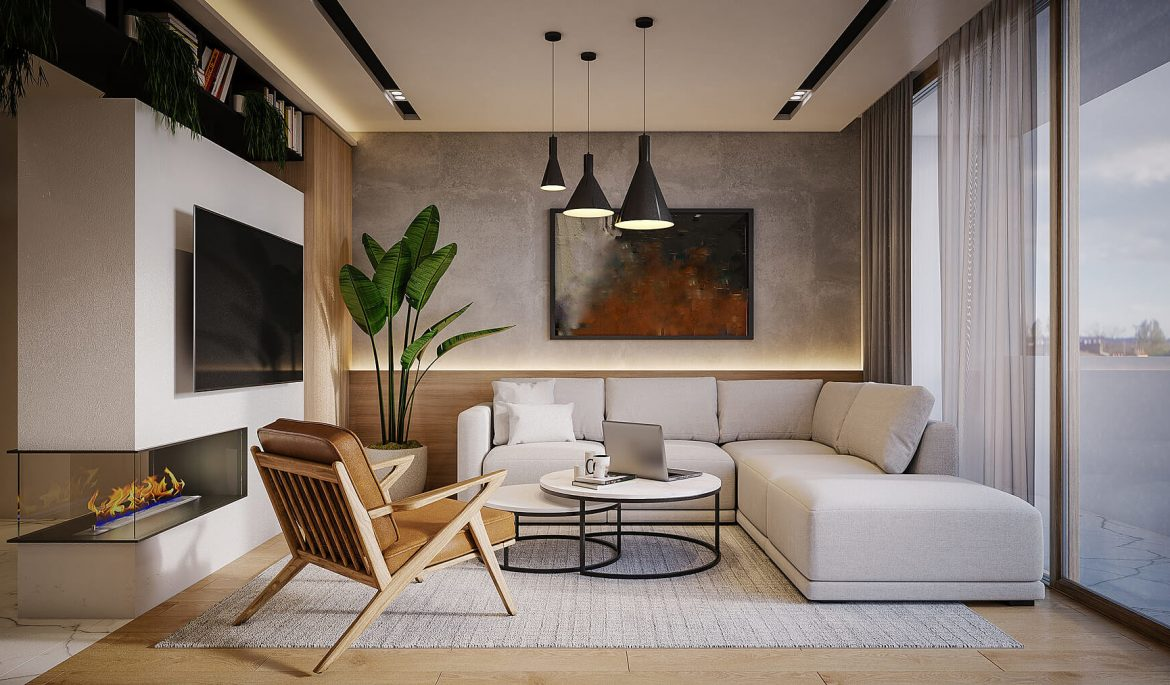
#> input picture img/Sala1.jpg, 1170 x 685 px
$ python shitomasi.py
#> lines starting #> are read from the running program, lines starting #| are printed output that depends on the picture; after the words box and inside, x2 and y2 are one past the last pixel; in counts of white or black regions, pixels touching at a corner belong together
import cv2
import numpy as np

img_paths = ["./img/Sala1.jpg", "./img/Sala2.jpg", "./img/Sala3.jpeg"]


def ShiTomasi(imagem_path,maxC,Qlevel,mDistance,window_name):
#> called with imagem_path = './img/Sala1.jpg', maxC = 100, Qlevel = 0.01, mDistance = 10, window_name = 'Image 1 - Shi-Tomasi 1'
    imagem = cv2.imread(imagem_path, cv2.IMREAD_GRAYSCALE)
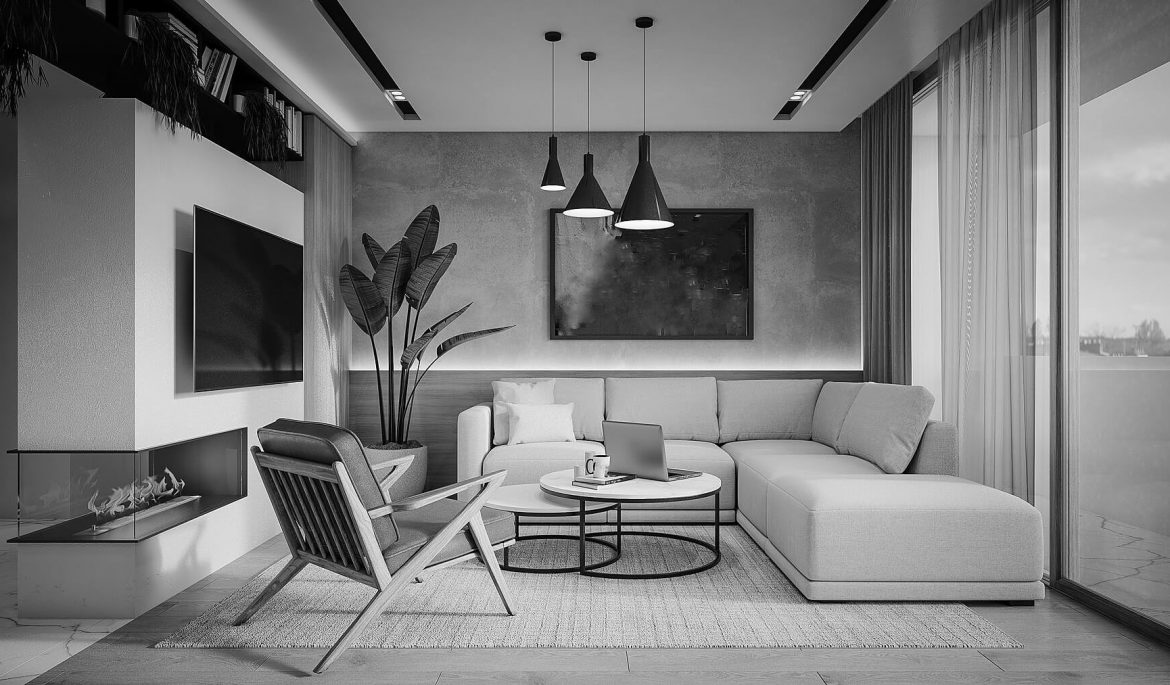
#> imagem: shape (685, 1170); min 0, max 255, mean 125

    # Aplicar o detector Shi-Tomasi
    cantos = cv2.goodFeaturesToTrack(imagem, maxCorners=maxC, qualityLevel=Qlevel, minDistance=mDistance)
#> cantos = 100 rows, first 8: [673, 224], [613, 212], [615, 224], [862, 369], [262, 450], [519, 516], [456, 494], [519, 535]
    cantos = np.intp(cantos)

    # Marcar os cantos na imagem
    for canto in cantos:
        x, y = canto.ravel()
        cv2.circle(imagem, (x, y), 3, 255, -1)
#> this loop made 100 passes
#> (x, y) on passes 1 to 12: (673, 224), (613, 212), (615, 224), (862, 369), (262, 450), (519, 516), (456, 494), (519, 535), (492, 545), (246, 428), (604, 453), (564, 213)
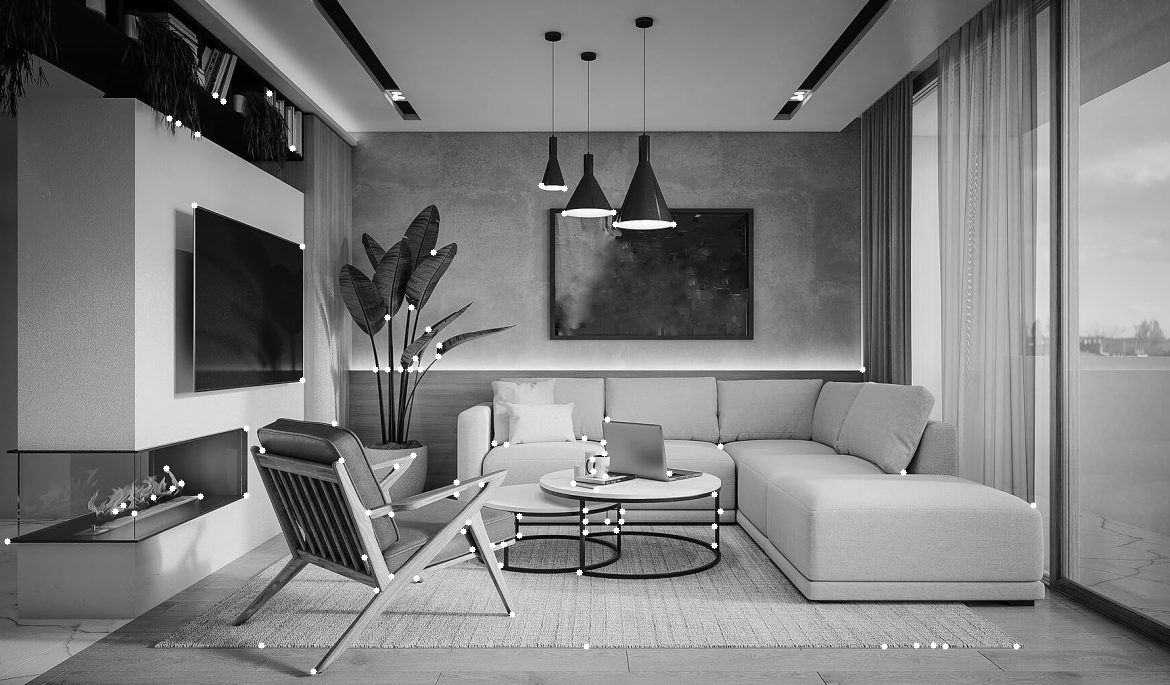
#> imagem: shape (685, 1170); 0.36% of pixels changed, all inside (x1, y1, x2, y2) = (4, 90, 1037, 675)

    cv2.imshow(window_name, imagem)

parametros = [(100,0.01,10),
              (50,0.05,5),
              (25,0.1,20)]

for idx, img_path in enumerate(img_paths):
    for jdx, (maxC, Qlevel, mDistance) in enumerate(parametros):
        window_name = f'Image {idx+1} - Shi-Tomasi {jdx+1}'
        ShiTomasi(img_path, maxC, Qlevel, mDistance, window_name)
#> pass 2 of the loop `for idx, img_path in enumerate(img_paths):`:
#> window_name = 'Image 2 - Shi-Tomasi 1'
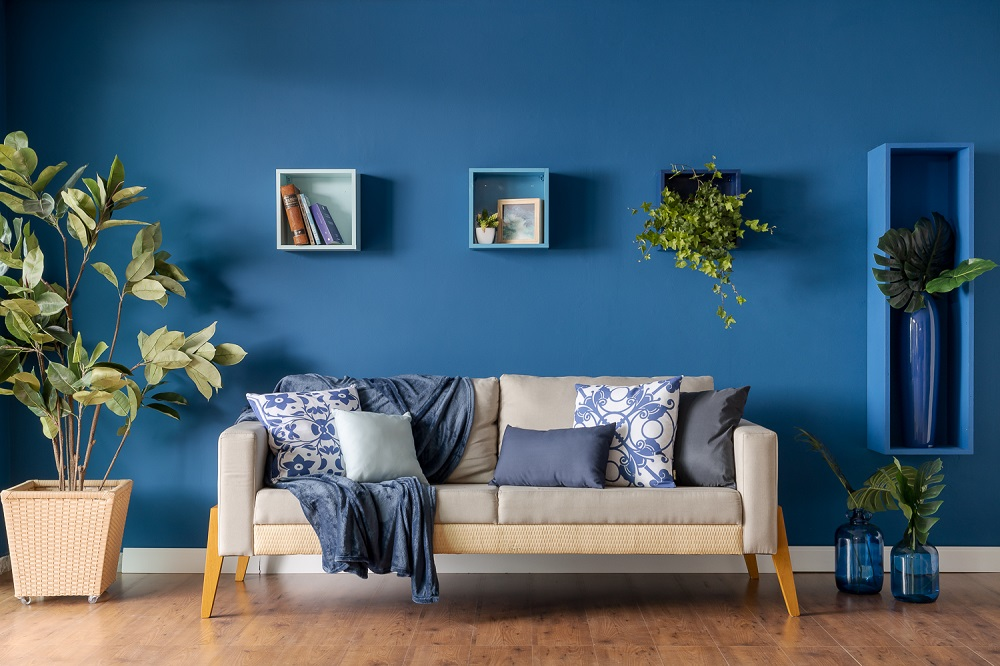
#> input picture img/Sala2.jpg, 1000 x 666 px
#> in ShiTomasi (call 4), `imagem = cv2.imread(imagem_path, cv2.IMREAD_GRAYSCALE)`:
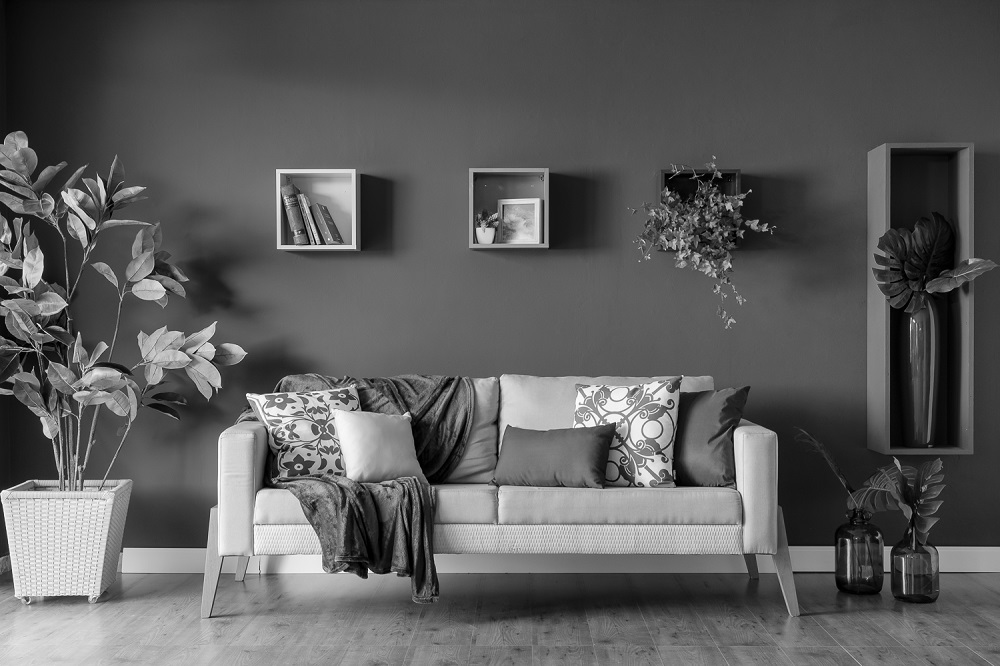
#> imagem: shape (666, 1000); min 0, max 255, mean 93.5
#> cantos = 100 rows, first 8: [315, 244], [67, 304], [247, 394], [750, 190], [614, 423], [368, 568], [2, 143], [2, 241]
#> the loop in ShiTomasi (call 4), `for canto in cantos:` made 100 passes
#> after the loop in ShiTomasi (call 4), `for canto in cantos:`:
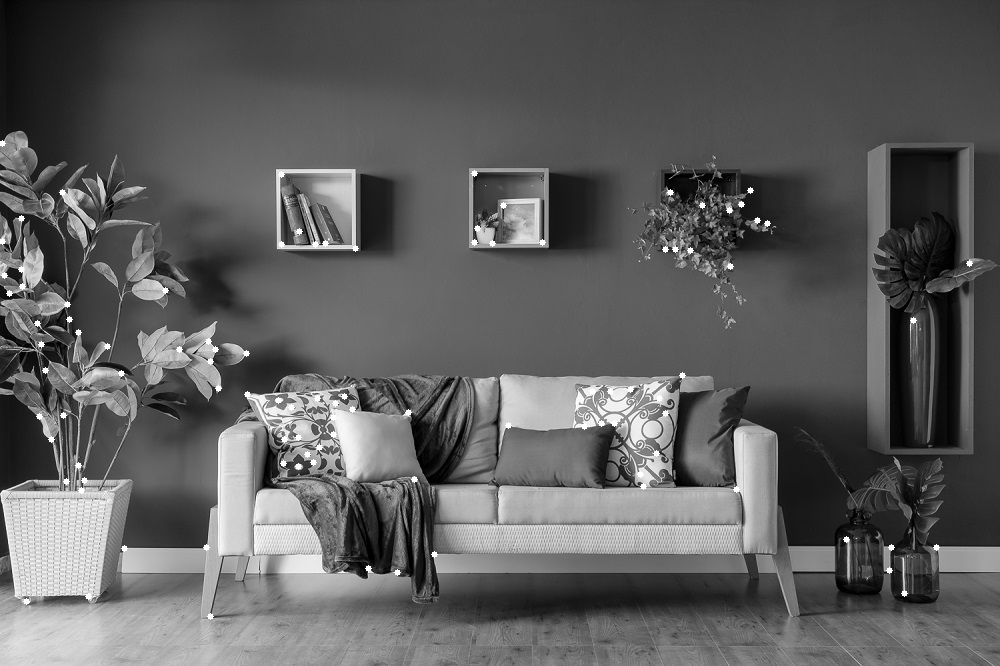
#> imagem: shape (666, 1000); 0.43% of pixels changed, all inside (x1, y1, x2, y2) = (0, 140, 973, 620)
#> pass 3 of the loop `for idx, img_path in enumerate(img_paths):`:
#> window_name = 'Image 3 - Shi-Tomasi 1'
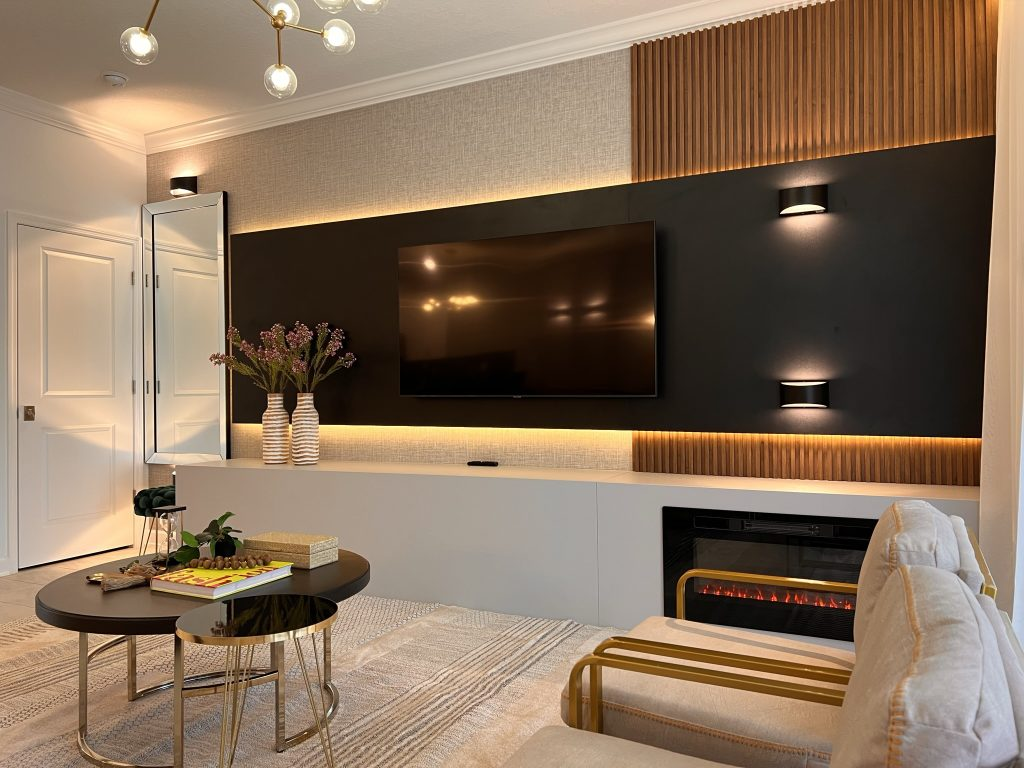
#> input picture img/Sala3.jpeg, 1024 x 768 px
#> in ShiTomasi (call 7), `imagem = cv2.imread(imagem_path, cv2.IMREAD_GRAYSCALE)`:
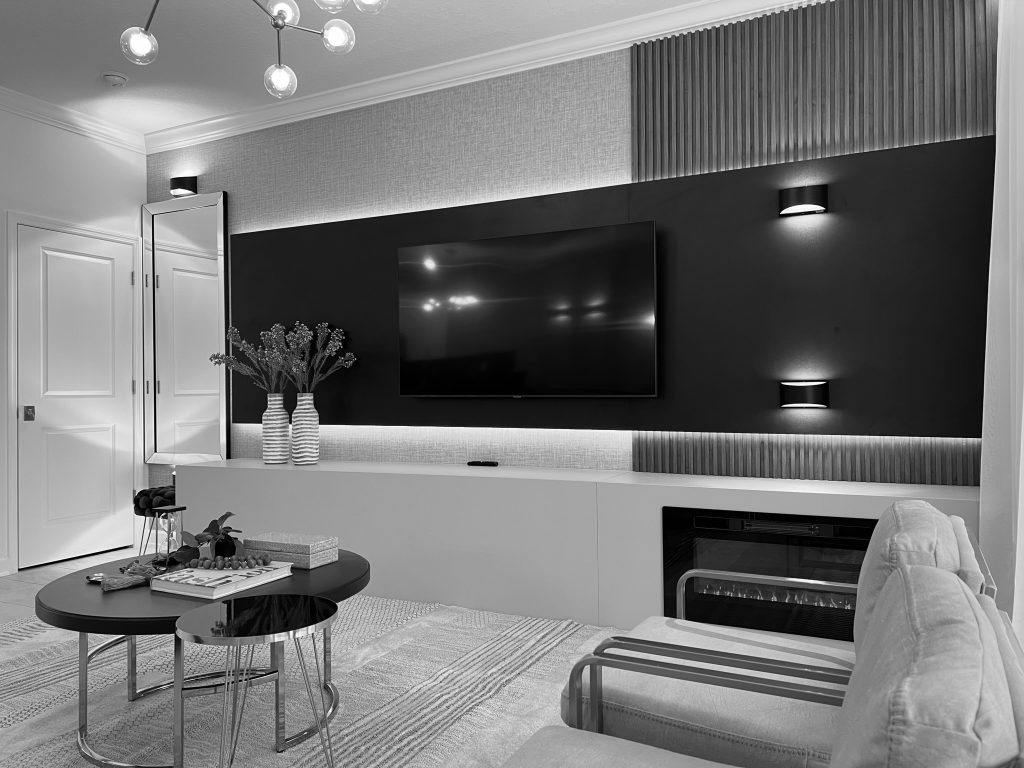
#> imagem: shape (768, 1024); min 0, max 255, mean 117.2
#> cantos = 100 rows, first 8: [780, 213], [824, 208], [145, 517], [155, 452], [319, 423], [261, 422], [290, 423], [18, 569]
#> the loop in ShiTomasi (call 7), `for canto in cantos:` made 100 passes
#> after the loop in ShiTomasi (call 7), `for canto in cantos:`:
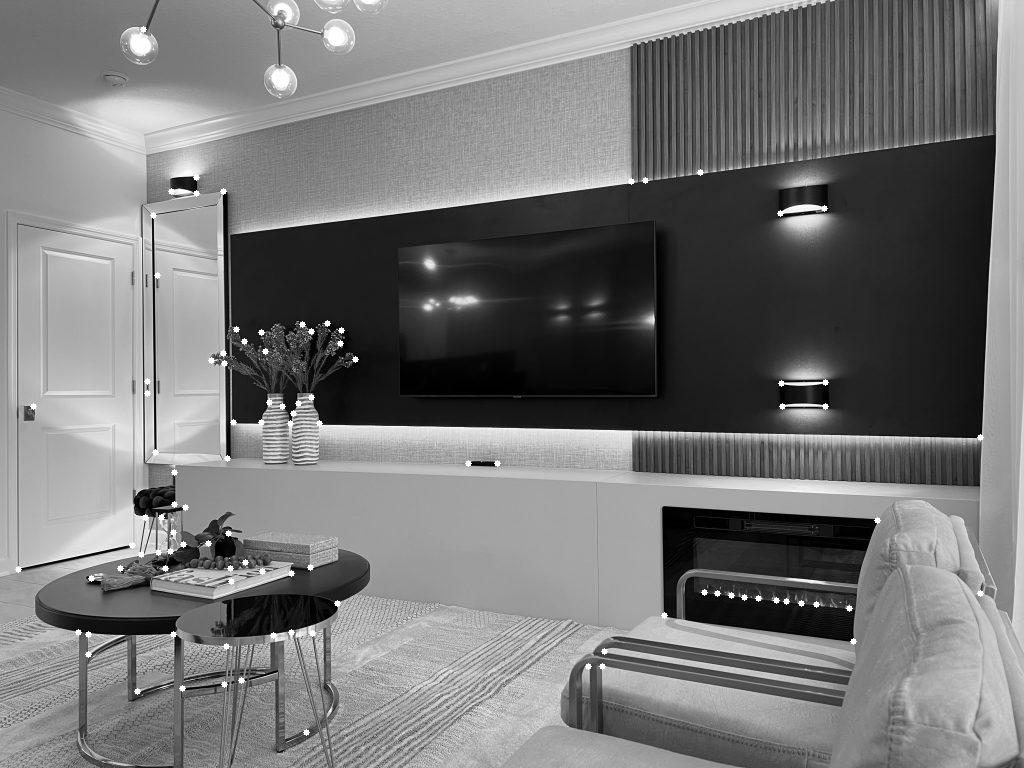
#> imagem: shape (768, 1024); 0.37% of pixels changed, all inside (x1, y1, x2, y2) = (15, 26, 984, 736)

cv2.waitKey(0)
cv2.destroyAllWindows()
